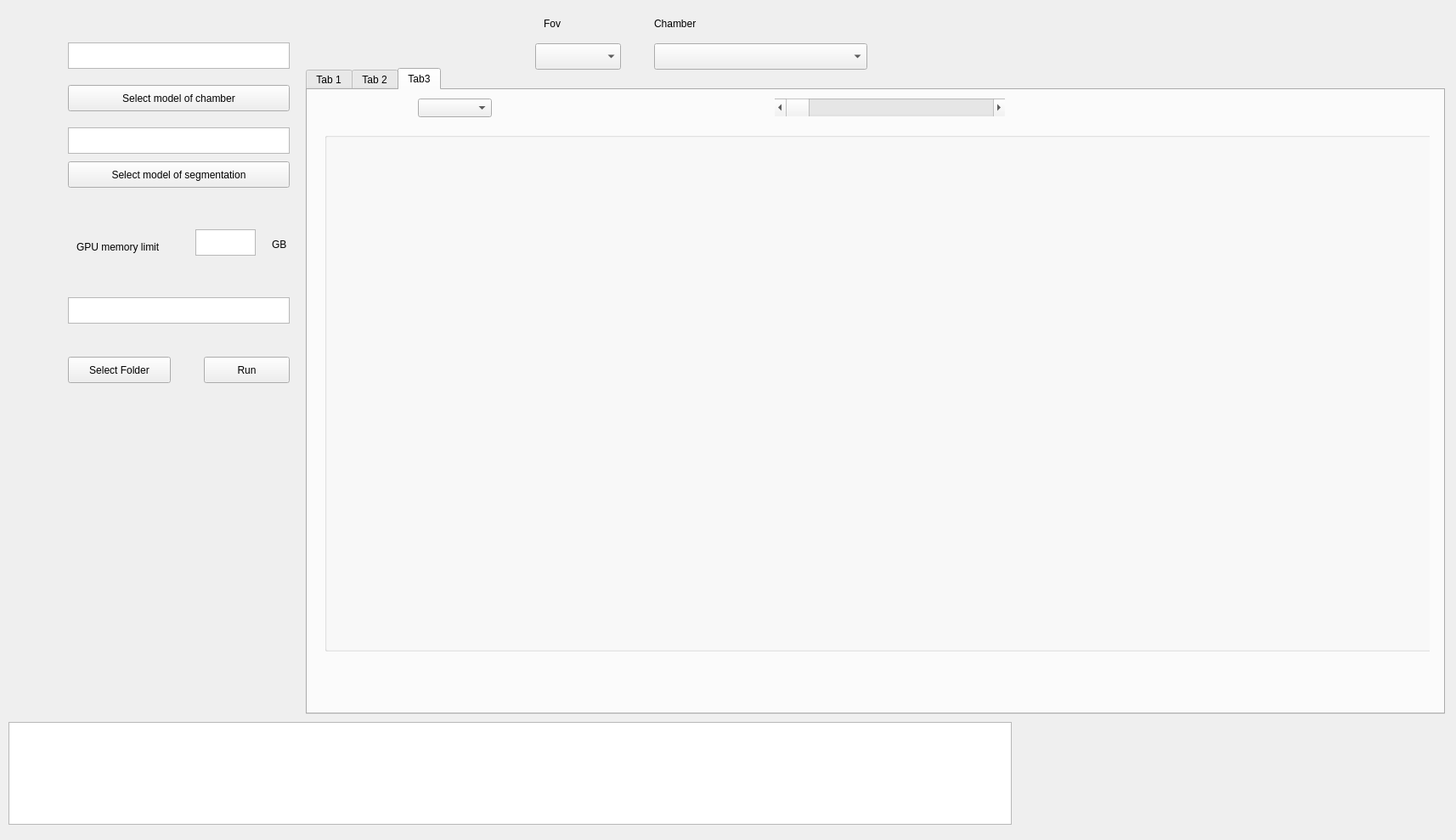
<?xml version="1.0" encoding="UTF-8"?>
<ui version="4.0">
 <class>Form</class>
 <widget class="QWidget" name="Form">
  <property name="geometry">
   <rect>
    <x>0</x>
    <y>0</y>
    <width>1714</width>
    <height>989</height>
   </rect>
  </property>
  <property name="windowTitle">
   <string>Form</string>
  </property>
  <widget class="QTabWidget" name="tabWidget">
   <property name="geometry">
    <rect>
     <x>360</x>
     <y>80</y>
     <width>1341</width>
     <height>761</height>
    </rect>
   </property>
   <property name="currentIndex">
    <number>2</number>
   </property>
   <widget class="QWidget" name="tab">
    <attribute name="title">
     <string>Tab 1</string>
    </attribute>
    <widget class="QWidget" name="widget" native="true">
     <property name="geometry">
      <rect>
       <x>150</x>
       <y>0</y>
       <width>811</width>
       <height>641</height>
      </rect>
     </property>
     <widget class="QGroupBox" name="groupBox">
      <property name="geometry">
       <rect>
        <x>10</x>
        <y>0</y>
        <width>801</width>
        <height>641</height>
       </rect>
      </property>
      <property name="title">
       <string>Chamber segmentation</string>
      </property>
     </widget>
    </widget>
   </widget>
   <widget class="QWidget" name="tab_2">
    <attribute name="title">
     <string>Tab 2</string>
    </attribute>
    <widget class="QWidget" name="widget_2" native="true">
     <property name="geometry">
      <rect>
       <x>10</x>
       <y>30</y>
       <width>571</width>
       <height>561</height>
      </rect>
     </property>
     <widget class="QGroupBox" name="groupBox_2">
      <property name="geometry">
       <rect>
        <x>10</x>
        <y>0</y>
        <width>551</width>
        <height>551</height>
       </rect>
      </property>
      <property name="title">
       <string>Fluorescent</string>
      </property>
     </widget>
    </widget>
    <widget class="QWidget" name="widget_3" native="true">
     <property name="geometry">
      <rect>
       <x>600</x>
       <y>30</y>
       <width>571</width>
       <height>561</height>
      </rect>
     </property>
     <widget class="QGroupBox" name="groupBox_3">
      <property name="geometry">
       <rect>
        <x>10</x>
        <y>0</y>
        <width>551</width>
        <height>551</height>
       </rect>
      </property>
      <property name="title">
       <string>Cell length</string>
      </property>
     </widget>
    </widget>
   </widget>
   <widget class="QWidget" name="Tab_3">
    <attribute name="title">
     <string>Tab3</string>
    </attribute>
    <widget class="QWidget" name="widget_4" native="true">
     <property name="geometry">
      <rect>
       <x>10</x>
       <y>40</y>
       <width>1311</width>
       <height>641</height>
      </rect>
     </property>
     <widget class="QGroupBox" name="groupBox_4">
      <property name="geometry">
       <rect>
        <x>10</x>
        <y>10</y>
        <width>2000</width>
        <height>611</height>
       </rect>
      </property>
      <property name="title">
       <string/>
      </property>
     </widget>
    </widget>
    <widget class="QComboBox" name="comboBox_3">
     <property name="geometry">
      <rect>
       <x>130</x>
       <y>10</y>
       <width>87</width>
       <height>22</height>
      </rect>
     </property>
    </widget>
    <widget class="QScrollBar" name="horizontalScrollBar">
     <property name="geometry">
      <rect>
       <x>550</x>
       <y>10</y>
       <width>271</width>
       <height>21</height>
      </rect>
     </property>
     <property name="orientation">
      <enum>Qt::Horizontal</enum>
     </property>
    </widget>
   </widget>
  </widget>
  <widget class="QPushButton" name="pushButton">
   <property name="geometry">
    <rect>
     <x>80</x>
     <y>420</y>
     <width>121</width>
     <height>31</height>
    </rect>
   </property>
   <property name="text">
    <string>Select Folder</string>
   </property>
  </widget>
  <widget class="QTextBrowser" name="textBrowser">
   <property name="geometry">
    <rect>
     <x>80</x>
     <y>350</y>
     <width>261</width>
     <height>31</height>
    </rect>
   </property>
  </widget>
  <widget class="QTextBrowser" name="textBrowser_2">
   <property name="geometry">
    <rect>
     <x>10</x>
     <y>850</y>
     <width>1181</width>
     <height>121</height>
    </rect>
   </property>
  </widget>
  <widget class="QPushButton" name="pushButton_2">
   <property name="geometry">
    <rect>
     <x>240</x>
     <y>420</y>
     <width>101</width>
     <height>31</height>
    </rect>
   </property>
   <property name="text">
    <string>Run</string>
   </property>
  </widget>
  <widget class="QTextBrowser" name="textBrowser_3">
   <property name="geometry">
    <rect>
     <x>80</x>
     <y>50</y>
     <width>261</width>
     <height>31</height>
    </rect>
   </property>
  </widget>
  <widget class="QTextBrowser" name="textBrowser_4">
   <property name="geometry">
    <rect>
     <x>80</x>
     <y>150</y>
     <width>261</width>
     <height>31</height>
    </rect>
   </property>
  </widget>
  <widget class="QPushButton" name="pushButton_4">
   <property name="geometry">
    <rect>
     <x>80</x>
     <y>100</y>
     <width>261</width>
     <height>31</height>
    </rect>
   </property>
   <property name="text">
    <string>Select model of chamber</string>
   </property>
  </widget>
  <widget class="QPushButton" name="pushButton_6">
   <property name="geometry">
    <rect>
     <x>80</x>
     <y>190</y>
     <width>261</width>
     <height>31</height>
    </rect>
   </property>
   <property name="text">
    <string>Select model of segmentation</string>
   </property>
  </widget>
  <widget class="QLabel" name="label_3">
   <property name="geometry">
    <rect>
     <x>90</x>
     <y>280</y>
     <width>131</width>
     <height>21</height>
    </rect>
   </property>
   <property name="text">
    <string>GPU memory limit</string>
   </property>
  </widget>
  <widget class="QLabel" name="label_4">
   <property name="geometry">
    <rect>
     <x>320</x>
     <y>280</y>
     <width>31</width>
     <height>16</height>
    </rect>
   </property>
   <property name="text">
    <string>GB</string>
   </property>
  </widget>
  <widget class="QTextEdit" name="textEdit">
   <property name="geometry">
    <rect>
     <x>230</x>
     <y>270</y>
     <width>71</width>
     <height>31</height>
    </rect>
   </property>
  </widget>
  <widget class="QLabel" name="label">
   <property name="geometry">
    <rect>
     <x>640</x>
     <y>20</y>
     <width>72</width>
     <height>15</height>
    </rect>
   </property>
   <property name="text">
    <string>Fov</string>
   </property>
  </widget>
  <widget class="QComboBox" name="comboBox_2">
   <property name="geometry">
    <rect>
     <x>770</x>
     <y>51</y>
     <width>251</width>
     <height>31</height>
    </rect>
   </property>
  </widget>
  <widget class="QComboBox" name="comboBox">
   <property name="geometry">
    <rect>
     <x>630</x>
     <y>51</y>
     <width>101</width>
     <height>31</height>
    </rect>
   </property>
  </widget>
  <widget class="QLabel" name="label_2">
   <property name="geometry">
    <rect>
     <x>770</x>
     <y>20</y>
     <width>72</width>
     <height>15</height>
    </rect>
   </property>
   <property name="text">
    <string>Chamber</string>
   </property>
  </widget>
 </widget>
 <resources/>
 <connections/>
</ui>
